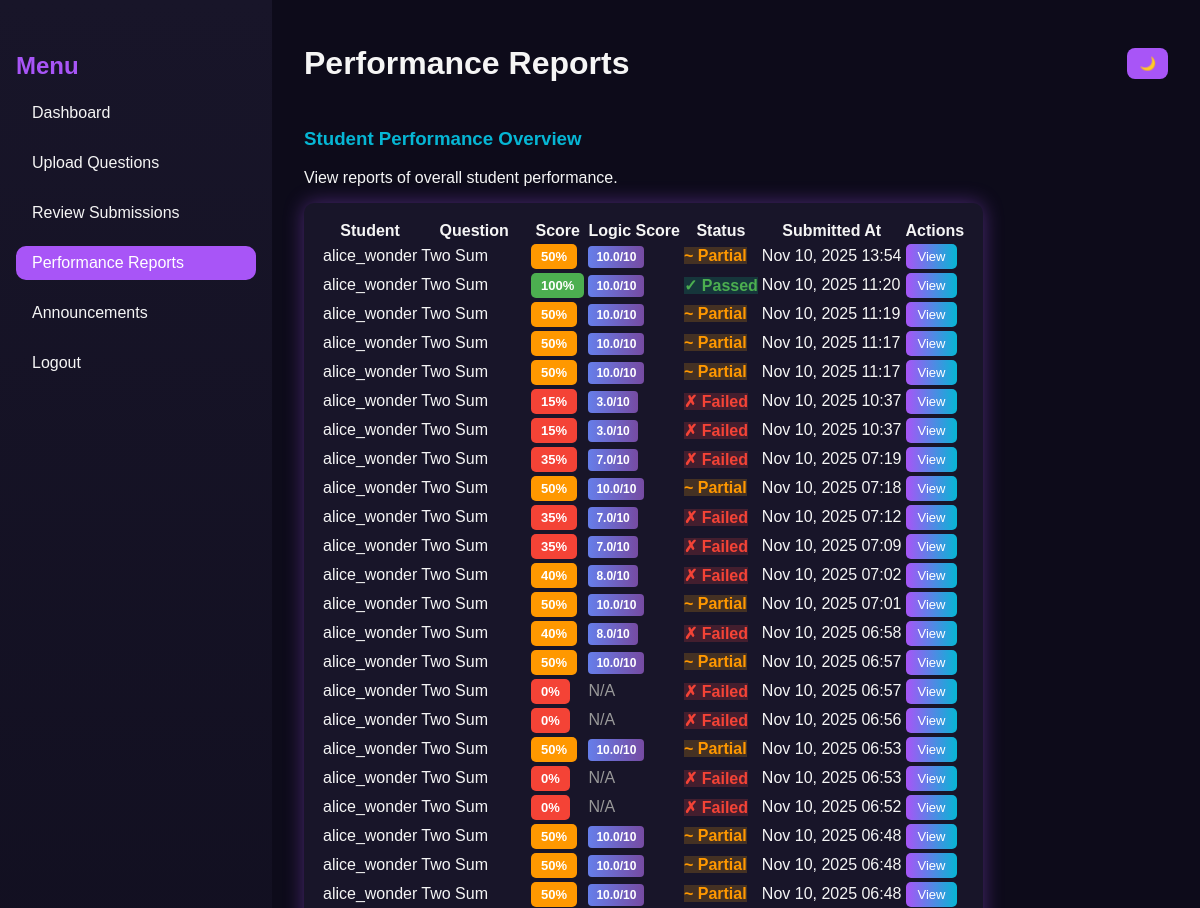
/faculty/performance-reports/ (signed in, upper part), run on an earlier commit of the app's database.
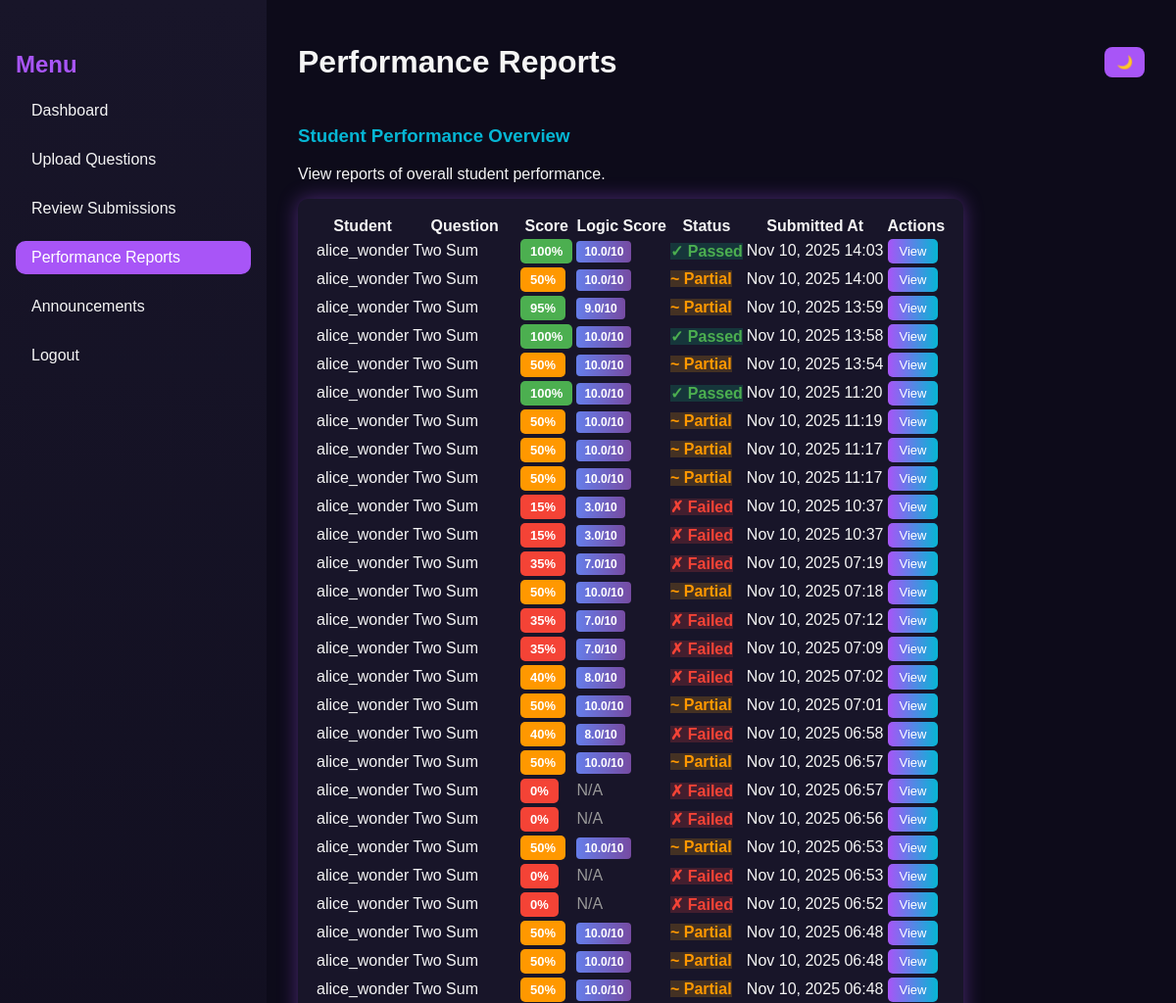
And on a later commit of the database.
### core/models.py (models this page shows, shortened)
class Submission(models.Model):
    student = models.ForeignKey(Student, on_delete=models.CASCADE)
    question = models.ForeignKey(Question, on_delete=models.CASCADE)
    code = models.TextField()
    language = models.CharField(max_length=20)
    result = models.JSONField(null=True, blank=True)  # store output, correctness, AI feedback
    score = models.FloatField(default=0)
    submitted_at = models.DateTimeField(auto_now_add=True)

class Student(models.Model):
    user = models.OneToOneField(User, on_delete=models.CASCADE)
    faculty = models.ForeignKey(Faculty, on_delete=models.SET_NULL, null=True, blank=True)
    group = models.ForeignKey(Group, on_delete=models.SET_NULL, null=True, blank=True, related_name='students')

class Question(models.Model):
    faculty = models.ForeignKey(Faculty, on_delete=models.CASCADE, related_name='questions')
    title = models.CharField(max_length=255)
    description = models.TextField()
    difficulty = models.CharField(
        max_length=20,
        choices=[('Easy', 'Easy'), ('Medium', 'Medium'), ('Hard', 'Hard')],
        default='Easy'
    )
    marks = models.IntegerField(default=0)
    created_at = models.DateTimeField(auto_now_add=True)
    example_input = models.TextField(blank=True)
    example_output = models.TextField(blank=True)
    constraints = models.TextField(blank=True)

### core/views.py (the view)
# urls.py: path('faculty/performance-reports/', views.performance_reports, name='performance_reports'),
@login_required
def performance_reports(request):
    submissions = Submission.objects.select_related('student__user', 'question').order_by('-submitted_at')
    return render(request, 'core/performance_reports.html', {"submissions": submissions})

### core/templates/core/performance_reports.html (shortened to what this page needs)
{% load static %}
<!DOCTYPE html>
<html lang="en">
<head>
  <link rel="stylesheet" href="{% static 'dynamic/CSS/faculty_dashboard.css' %}" />
</head>
<body>
  <div class="dashboard">
    <aside class="sidebar">
      <h2 class="menu-title">Menu</h2>
      <ul>
        <li><a href="{% url 'faculty_dashboard' %}">Dashboard</a></li>
        <li><a href="{% url 'upload_question' %}">Upload Questions</a></li>
        <li><a href="{% url 'review_submissions' %}">Review Submissions</a></li>
        <li><a href="{% url 'performance_reports' %}" class="active">Performance Reports</a></li>
        <li><a href="{% url 'faculty_announcements' %}">Announcements</a></li>
        <li><a href="{% url 'logout' %}">Logout</a></li>
      </ul>
    </aside>
    <main class="main-content">
      <header class="topbar">
        <h1>Performance Reports</h1>
        <div class="theme-toggle">
          <button id="themeToggle">🌙</button>
        </div>
      </header>
      <section class="overview">
        <h3>Student Performance Overview</h3>
        <p>View reports of overall student performance.</p>
        <table class="performance-table">
          <thead>
            <tr>
              <th>Student</th>
              <th>Question</th>
              <th>Score</th>
              <th>Logic Score</th>
              <th>Status</th>
              <th>Submitted At</th>
              <th>Actions</th>
            </tr>
          </thead>
          <tbody>
            {% for submission in submissions %}
              <tr>
                <td>{{ submission.student.user.username }}</td>
                <td>{{ submission.question.title }}</td>
                <td>
                  <span class="score-badge {% if submission.score >= 70 %}score-high{% elif submission.score >= 40 %}score-medium{% else %}score-low{% endif %}">
                    {{ submission.score|floatformat:0 }}%
                  </span>
                </td>
                <td>
                  {% if submission.result.logic_score is not None %}
                    <span class="logic-badge">{{ submission.result.logic_score }}/10</span>
                  {% else %}
                    <span style="color: #999;">N/A</span>
                  {% endif %}
                </td>
                <td>
                  {% if submission.score == 100 %}
                    <span class="status-passed">✓ Passed</span>
                  {% elif submission.score >= 50 %}
                    <span class="status-partial">~ Partial</span>
                  {% else %}
                    <span class="status-failed">✗ Failed</span>
                  {% endif %}
                </td>
                <td>{{ submission.submitted_at|date:"M d, Y H:i" }}</td>
                <td>
                  <button class="view-btn" onclick="showDetails({{ submission.id }})">View</button>
                </td>
              </tr>
            {% empty %}
              <tr>
                <td colspan="7">No submissions yet.</td>
              </tr>
            {% endfor %}
          </tbody>
        </table>
      </section>
    </main>
  </div>
</body>
</html>

### core/static/dynamic/CSS/faculty_dashboard.css (style rules this page uses)
:root { --bg-dark: #0d0b1a; --bg-light: #f4f4f8; --text-dark: #f5f5f5; --text-light: #222; --accent1: #a855f7; --accent2: #06b6d4; --card-dark: #181529; --card-light: #ffffff; --shadow-glow: 0 0 20px rgba(168, 85, 247, 0.4); }
body { font-family: "Poppins", sans-serif; margin: 0; background-color: var(--bg-dark); color: var(--text-dark); transition: background 0.4s, color 0.4s; }
.dashboard { display: flex; height: 100vh; }
.sidebar { width: 240px; background: linear-gradient(180deg, #181529, #0d0b1a); padding: 2rem 1rem; box-shadow: var(--shadow-glow); }
.sidebar .menu-title { color: var(--accent1); font-weight: 700; font-size: 1.5rem; margin-bottom: 1rem; }
.sidebar ul { list-style: none; padding: 0; }
.sidebar ul li { margin: 1rem 0; }
.sidebar ul li a { color: var(--text-dark); text-decoration: none; font-size: 1rem; display: block; padding: 0.5rem 1rem; border-radius: 10px; transition: background 0.3s; }
.sidebar ul li a:hover, .sidebar ul li a.active { background: var(--accent1); color: #fff; }
.main-content { flex: 1; background: var(--bg-dark); color: var(--text-dark); padding: 1.5rem 2rem; overflow-y: auto; transition: background 0.4s, color 0.4s; }
.topbar { display: flex; justify-content: space-between; align-items: center; }
.theme-toggle button { background: var(--accent1); border: none; padding: 8px 12px; border-radius: 8px; color: white; cursor: pointer; transition: 0.3s; }
.overview h3 { color: var(--accent2); margin-top: 1.5rem; }
.upload-form, .overview table { background: var(--card-dark); padding: 1rem; border-radius: 10px; box-shadow: var(--shadow-glow); margin-top: 1rem; }
.score-badge { padding: 4px 12px; border-radius: 6px; font-weight: 700; font-size: 0.9rem; }
.score-high { background: linear-gradient(135deg, #10b981, #34d399); color: white; }
.score-medium { background: linear-gradient(135deg, #f59e0b, #fbbf24); color: white; }
.score-low { background: linear-gradient(135deg, #ef4444, #f87171); color: white; }
.status-passed { background: rgba(16, 185, 129, 0.2); color: #10b981; }
.status-partial { background: rgba(245, 158, 11, 0.2); color: #f59e0b; }
.status-failed { background: rgba(239, 68, 68, 0.2); color: #ef4444; }

### core/templates/core/performance_reports.html (style rules this page uses)
.score-badge { padding: 5px 10px; border-radius: 5px; font-weight: 600; font-size: 13px; }
.score-high { background: #4caf50; color: white; }
.score-medium { background: #ff9800; color: white; }
.score-low { background: #f44336; color: white; }
.logic-badge { background: linear-gradient(90deg, #667eea, #764ba2); color: white; padding: 4px 8px; border-radius: 4px; font-size: 12px; font-weight: 600; }
.status-passed { color: #4caf50; font-weight: 600; }
.status-partial { color: #ff9800; font-weight: 600; }
.status-failed { color: #f44336; font-weight: 600; }
.view-btn { background: linear-gradient(90deg, #a855f7, #06b6d4); color: white; border: none; padding: 5px 12px; border-radius: 5px; cursor: pointer; font-size: 13px; }

What changed in the data, as far as the page shows it:
added Submission: student.user.username "alice_wonder", question "Two Sum", score "100", result.logic_score "10.0", shows "✓ Passed", submitted_at "Nov 10, 2025 14:03"
added Submission: student.user.username "alice_wonder", question "Two Sum", score "50", result.logic_score "10.0", shows "~ Partial", submitted_at "Nov 10, 2025 14:00"
added Submission: student.user.username "alice_wonder", question "Two Sum", score "95", result.logic_score "9.0", shows "~ Partial", submitted_at "Nov 10, 2025 13:59"
added Submission: student.user.username "alice_wonder", question "Two Sum", score "100", result.logic_score "10.0", shows "✓ Passed", submitted_at "Nov 10, 2025 13:58"
